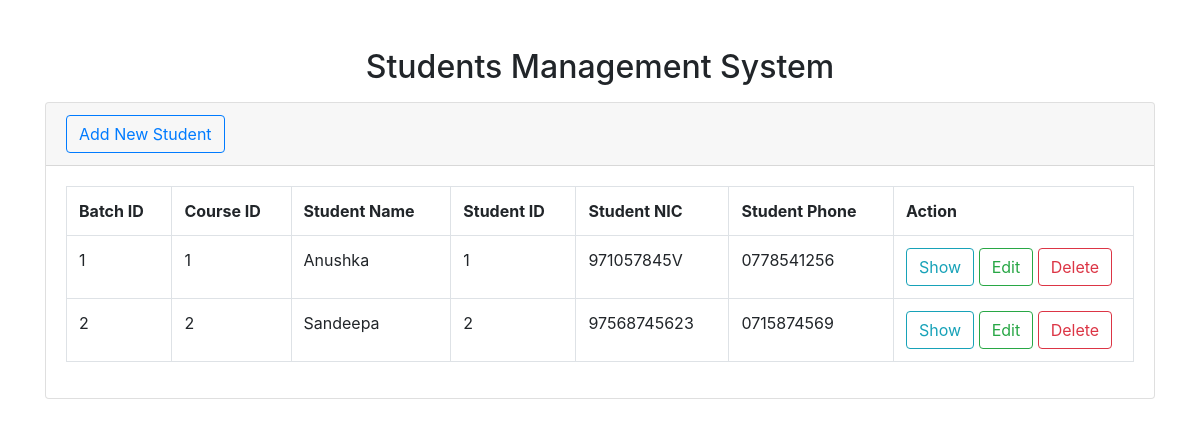
Screenshot of /index.php/project with the database file from the repository.
### tables this page shows
CREATE TABLE `students` (
  `ID` int(11) NOT NULL,
  `Batch_id` int(11) NOT NULL,
  `Course_id` int(11) NOT NULL,
  `Student_name` varchar(255) NOT NULL,
  `Student_id` varchar(255) NOT NULL,
  `Student_nic` varchar(255) NOT NULL,
  `Student_phone` varchar(255) NOT NULL
);

### application/controllers/Project.php (called while the page is built, shortened)
<?php
class Project extends CI_Controller
{
    public function __construct()
    {
        $this->load->library('form_validation');
        $this->load->library('session');
        $this->load->model('Project_model', 'project');
    }
    public function index()
    {
        $data['projects'] = $this->project->get_all();
        $data['title'] = "Students Management System";
        $this->load->view('layout/header');
        $this->load->view('project/index', $data);
        $this->load->view('layout/footer');
    }
}

### index.php (called while the page is built, shortened)
<?php
require_once BASEPATH.'core/CodeIgniter.php';

### application/models/Project_model.php (called while the page is built, shortened)
<?php
class Project_model extends CI_Model
{
    public function get_all()
    {
        $projects = $this->db->get("students")->result();
        return $projects;
    }
}

### application/views/project/index.php (the view, shortened to what this page needs)
<h2 class="text-center mt-5 mb-3"><?php echo $title; ?></h2>
<div class="card">
    <div class="card-header">
        <a class="btn btn-outline-primary" href="<?php echo base_url('project/create/'); ?>">
            Add New Student
        </a>
    </div>
    <div class="card-body">
        <table class="table table-bordered">
            <tr>
                <th>Batch ID</th>
                <th>Course ID</th>
                <th>Student Name</th>
                <th>Student ID</th>
                <th>Student NIC</th>
                <th>Student Phone</th>
                <th width="240px">Action</th>
            </tr>
            <?php foreach ($projects as $student) { ?>
                <tr>
                    <td><?php echo $student->Batch_id; ?></td>
                    <td><?php echo $student->Course_id; ?></td>
                    <td><?php echo $student->Student_name; ?></td>
                    <td><?php echo $student->Student_id; ?></td>
                    <td><?php echo $student->Student_nic; ?></td>
                    <td><?php echo $student->Student_phone; ?></td>
                    <td>
                        <a class="btn btn-outline-info" href="<?php echo base_url('project/show/' . $student->ID) ?>">
                            Show
                        </a>
                        <a class="btn btn-outline-success" href="<?php echo base_url('project/edit/' . $student->ID) ?>">
                            Edit
                        </a>
                        <a class="btn btn-outline-danger" href="<?php echo base_url('project/delete/' . $student->ID) ?>">
                            Delete
                        </a>
                    </td>
                </tr>
            <?php } ?>
        </table>
    </div>
</div>

### application/views/layout/header.php (shortened to what this page needs)
<!DOCTYPE html>
<html>
<head>
    <link href="https://cdnjs.cloudflare.com/ajax/libs/twitter-bootstrap/4.4.0/js/bootstrap.min.js" rel="stylesheet">
    <link href="https://stackpath.bootstrapcdn.com/bootstrap/4.4.1/css/bootstrap.min.css" rel="stylesheet">
</head>
<body>
    <div class="container">

### application/views/layout/footer.php
</div>
    </body>
</html>

### rows the page displays
students: Batch "1", Course "1", Student_name "Anushka", Student "1", Student_nic "971057845V", Student_phone "0778541256"
students: Batch "2", Course "2", Student_name "Sandeepa", Student "2", Student_nic "97568745623", Student_phone "0715874569"

### other values shown
$title "Students Management System"
